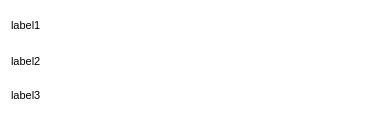
<?xml version="1.0" encoding="UTF-8"?>
<ui version="4.0">
 <class>AboutRobotiqSensorUI</class>
 <widget class="QWidget" name="AboutRobotiqSensorUI">
  <property name="geometry">
   <rect>
    <x>0</x>
    <y>0</y>
    <width>380</width>
    <height>120</height>
   </rect>
  </property>
  <property name="palette">
   <palette>
    <active>
     <colorrole role="Base">
      <brush brushstyle="SolidPattern">
       <color alpha="255">
        <red>255</red>
        <green>255</green>
        <blue>255</blue>
       </color>
      </brush>
     </colorrole>
     <colorrole role="Window">
      <brush brushstyle="SolidPattern">
       <color alpha="255">
        <red>255</red>
        <green>255</green>
        <blue>255</blue>
       </color>
      </brush>
     </colorrole>
    </active>
    <inactive>
     <colorrole role="Base">
      <brush brushstyle="SolidPattern">
       <color alpha="255">
        <red>255</red>
        <green>255</green>
        <blue>255</blue>
       </color>
      </brush>
     </colorrole>
     <colorrole role="Window">
      <brush brushstyle="SolidPattern">
       <color alpha="255">
        <red>255</red>
        <green>255</green>
        <blue>255</blue>
       </color>
      </brush>
     </colorrole>
    </inactive>
    <disabled>
     <colorrole role="Base">
      <brush brushstyle="SolidPattern">
       <color alpha="255">
        <red>255</red>
        <green>255</green>
        <blue>255</blue>
       </color>
      </brush>
     </colorrole>
     <colorrole role="Window">
      <brush brushstyle="SolidPattern">
       <color alpha="255">
        <red>255</red>
        <green>255</green>
        <blue>255</blue>
       </color>
      </brush>
     </colorrole>
    </disabled>
   </palette>
  </property>
  <property name="windowTitle">
   <string>Form</string>
  </property>
  <widget class="QLabel" name="aboutInformation1Label">
   <property name="geometry">
    <rect>
     <x>11</x>
     <y>15</y>
     <width>351</width>
     <height>20</height>
    </rect>
   </property>
   <property name="font">
    <font>
     <pointsize>8</pointsize>
     <weight>50</weight>
     <bold>false</bold>
    </font>
   </property>
   <property name="text">
    <string>label1</string>
   </property>
  </widget>
  <widget class="QLabel" name="aboutInformation2Label">
   <property name="geometry">
    <rect>
     <x>11</x>
     <y>51</y>
     <width>351</width>
     <height>20</height>
    </rect>
   </property>
   <property name="font">
    <font>
     <pointsize>8</pointsize>
     <weight>50</weight>
     <bold>false</bold>
    </font>
   </property>
   <property name="text">
    <string>label2</string>
   </property>
  </widget>
  <widget class="QLabel" name="aboutInformation3Label">
   <property name="geometry">
    <rect>
     <x>11</x>
     <y>85</y>
     <width>351</width>
     <height>20</height>
    </rect>
   </property>
   <property name="font">
    <font>
     <pointsize>8</pointsize>
     <weight>50</weight>
     <bold>false</bold>
    </font>
   </property>
   <property name="text">
    <string>label3</string>
   </property>
  </widget>
  <widget class="QLabel" name="label">
   <property name="geometry">
    <rect>
     <x>304</x>
     <y>20</y>
     <width>61</width>
     <height>71</height>
    </rect>
   </property>
   <property name="text">
    <string/>
   </property>
   <property name="pixmap">
    <pixmap resource="../images/images.qrc">:/AboutRobotiqUI.png</pixmap>
   </property>
   <property name="scaledContents">
    <bool>true</bool>
   </property>
  </widget>
 </widget>
 <resources>
  <include location="../images/images.qrc"/>
 </resources>
 <connections/>
</ui>
